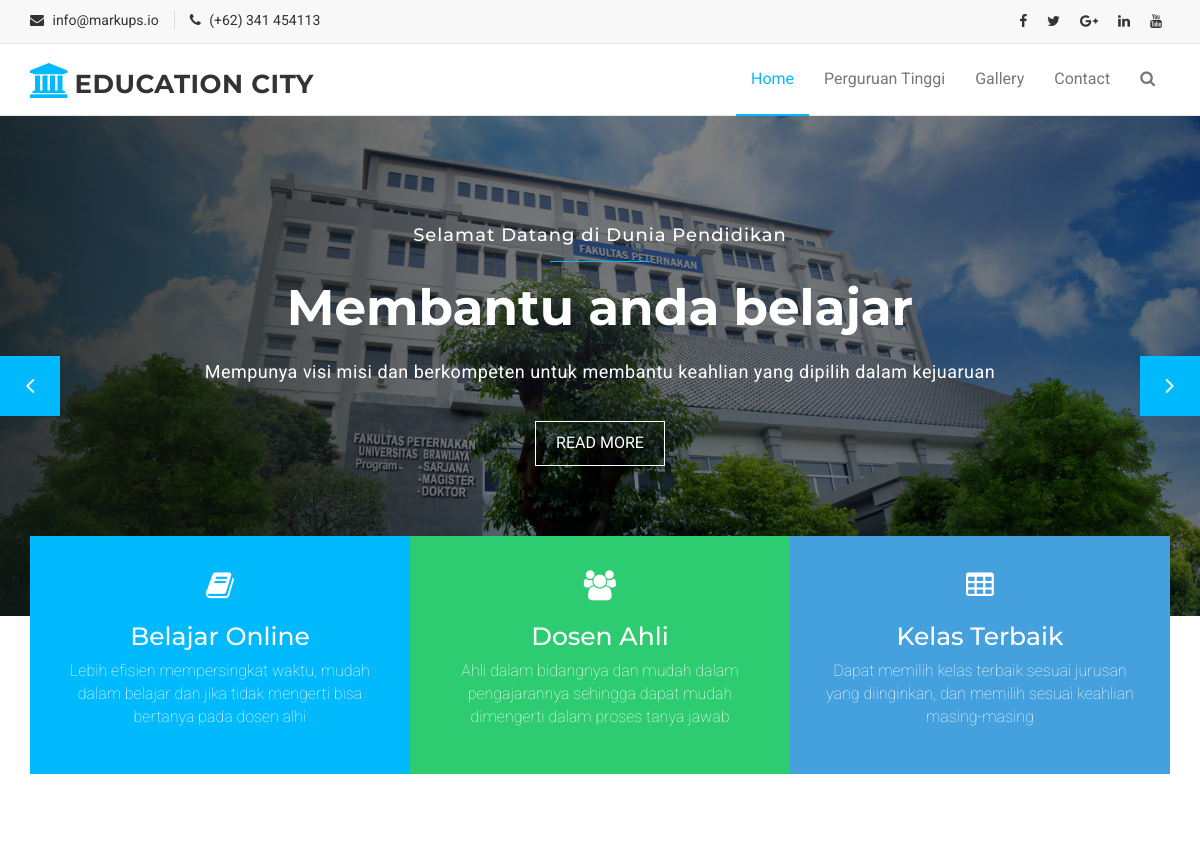
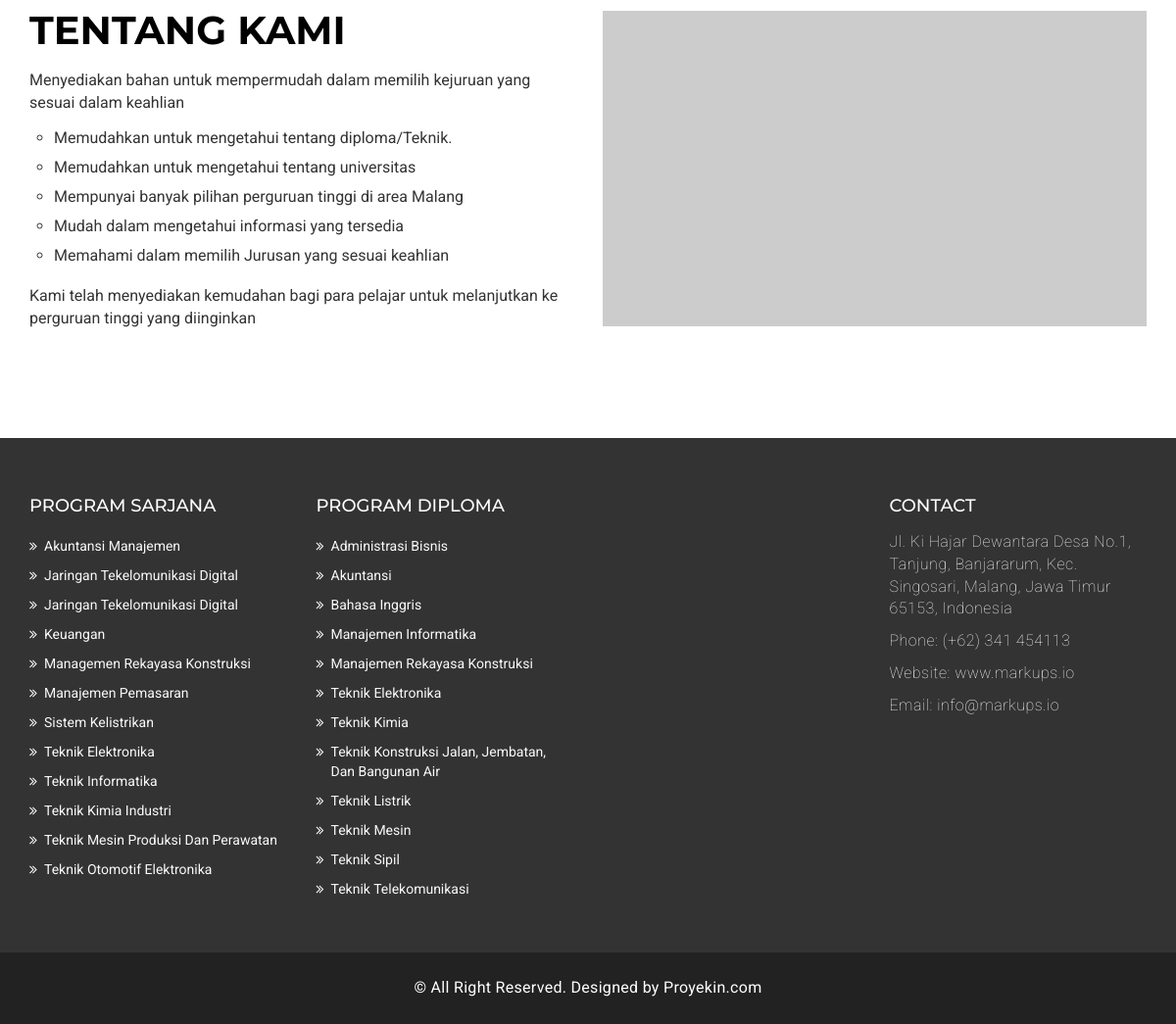
The page / on the database its author committed (2 pictures, top to bottom).
### tables this page shows
CREATE TABLE `program_studi` (
  `id` int(11) NOT NULL,
  `nama_program_studi` varchar(100) NOT NULL,
  `tingkat` varchar(50) NOT NULL
);

### index.php (the view, shortened to what this page needs)
<!DOCTYPE html>
<html lang="en">
  <head>
    <link href="assets/css/font-awesome.css" rel="stylesheet">
    <link href="assets/css/bootstrap.css" rel="stylesheet">
    <link rel="stylesheet" type="text/css" href="assets/css/slick.css">
    <link rel="stylesheet" href="assets/css/jquery.fancybox.css" type="text/css" media="screen" />
    <link id="switcher" href="assets/css/theme-color/default-theme.css" rel="stylesheet">
    <link href="assets/css/style.css" rel="stylesheet">
  </head>
  <body>
  <header id="mu-header">
    <div class="container">
      <div class="row">
        <div class="col-lg-12 col-md-12">
          <div class="mu-header-area">
            <div class="row">
              <div class="col-lg-6 col-md-6 col-sm-6 col-xs-6">
                <div class="mu-header-top-left">
                  <div class="mu-top-email">
                    <i class="fa fa-envelope"></i>
                    <span>info@markups.io</span>
                  </div>
                  <div class="mu-top-phone">
                    <i class="fa fa-phone"></i>
                    <span>(+62) 341 454113</span>
                  </div>
                </div>
              </div>
              <div class="col-lg-6 col-md-6 col-sm-6 col-xs-6">
                <div class="mu-header-top-right">
                  <nav>
                    <ul class="mu-top-social-nav">
                      <li><a href="#"><span class="fa fa-facebook"></span></a></li>
                      <li><a href="#"><span class="fa fa-twitter"></span></a></li>
                      <li><a href="#"><span class="fa fa-google-plus"></span></a></li>
                      <li><a href="#"><span class="fa fa-linkedin"></span></a></li>
                      <li><a href="#"><span class="fa fa-youtube"></span></a></li>
                    </ul>
                  </nav>
                </div>
              </div>
            </div>
          </div>
        </div>
      </div>
    </div>
  </header>
  <section id="mu-menu">
    <nav class="navbar navbar-default" role="navigation">
      <div class="container">
        <div class="navbar-header">
          <a class="navbar-brand" href="#"><i class="fa fa-university"></i><span>Education City</span></a>
        </div>
        <div id="navbar" class="navbar-collapse collapse">
          <ul id="top-menu" class="nav navbar-nav navbar-right main-nav">
            <li class="active"><a href="#">Home</a></li>
            <li>
              <a href="campus-list.php" class="active">Perguruan Tinggi</a>
            </li>
            <li><a href="gallery.html">Gallery</a></li>
            <li><a href="contact.html">Contact</a></li>
            <li><a href="#" id="mu-search-icon"><i class="fa fa-search"></i></a></li>
          </ul>
        </div>
      </div>
    </nav>
  </section>
  <section id="mu-slider">
    <div class="mu-slider-single">
      <div class="mu-slider-img">
        <figure>
          <img src="assets/img/brawi1.jpg" alt="img">
        </figure>
      </div>
      <div class="mu-slider-content">
        <h4>Selamat Datang di Dunia Pendidikan</h4>
        <span></span>
        <h2>Membantu anda belajar</h2>
        <p>Mempunya visi misi dan berkompeten untuk membantu keahlian yang dipilih dalam kejuaruan</p>
        <a href="#" class="mu-read-more-btn">Read More</a>
      </div>
    </div>
  </section>
  <section id="mu-service">
    <div class="container">
      <div class="row">
        <div class="col-lg-12 col-md-12">
          <div class="mu-service-area">
            <div class="mu-service-single">
              <span class="fa fa-book"></span>
              <h3>Belajar Online</h3>
              <p>Lebih efisien mempersingkat waktu, mudah dalam belajar dan jika tidak mengerti bisa bertanya pada dosen alhi </p>
            </div>
            <div class="mu-service-single">
              <span class="fa fa-users"></span>
              <h3>Dosen Ahli</h3>
              <p>Ahli dalam bidangnya dan mudah dalam pengajarannya sehingga dapat mudah dimengerti dalam proses tanya jawab</p>
            </div>
            <div class="mu-service-single">
              <span class="fa fa-table"></span>
              <h3>Kelas Terbaik</h3>
              <p>Dapat memilih kelas terbaik sesuai jurusan yang diinginkan, dan memilih sesuai keahlian masing-masing</p>
            </div>
          </div>
        </div>
      </div>
    </div>
  </section>
  <section id="mu-about-us">
    <div class="container">
      <div class="row">
        <div class="col-md-12">
          <div class="mu-about-us-area">
            <div class="row">
              <div class="col-lg-6 col-md-6">
                <div class="mu-about-us-left">
                  <div class="mu-title">
                    <h2>Tentang Kami</h2>
                  </div>
                  <p>Menyediakan bahan untuk mempermudah dalam memilih kejuruan yang sesuai dalam keahlian</p>
                  <ul>
                    <li>Memudahkan untuk mengetahui tentang diploma/Teknik.</li>
                    <li>Memudahkan untuk mengetahui tentang universitas</li>
                    <li>Mempunyai banyak pilihan perguruan tinggi di area Malang</li>
                    <li>Mudah dalam mengetahui informasi yang tersedia</li>
                    <li>Memahami dalam memilih Jurusan yang sesuai keahlian</li>
                  </ul>
                  <p>Kami telah menyediakan kemudahan bagi para pelajar untuk melanjutkan ke perguruan tinggi yang diinginkan</p>
                </div>
              </div>
              <div class="col-lg-6 col-md-6">
                <div class="mu-about-us-right">
                  <iframe width="560" height="315" src="https://www.youtube.com/embed/ygz4ZWo72YY" frameborder="0" allow="accelerometer; autoplay; encrypted-media; gyroscope; picture-in-picture" allowfullscreen>
                  </iframe>
                </div>
              </div>
            </div>
          </div>
        </div>
      </div>
    </div>
  </section>
  <footer id="mu-footer">
    <div class="mu-footer-top">
      <div class="container">
        <div class="mu-footer-top-area">
          <div class="row">
            <div class="col-lg-3 col-md-3 col-sm-3">
              <div class="mu-footer-widget">
                <h4>Program Sarjana</h4>
                <?php
                require_once "db_connection/konek.php";
                $query = mysqli_query($con, "SELECT nama_program_studi FROM program_studi WHERE tingkat = 'Sarjana' ORDER BY nama_program_studi ASC");
                while ($hasil = mysqli_fetch_array($query)) { ?>
                <ul>
                  <li><a href="#"><?php echo $hasil['nama_program_studi']?></a></li>
                </ul>
                <?php } ?>
              </div>
            </div>
            <div class="col-lg-3 col-md-3 col-sm-3">
              <div class="mu-footer-widget">
                <h4>Program Diploma</h4>
                <?php
                require_once "db_connection/konek.php";
                $query = mysqli_query($con, "SELECT nama_program_studi FROM program_studi WHERE tingkat = 'Diploma' ORDER BY nama_program_studi ASC");
                while ($hasil = mysqli_fetch_array($query)) { ?>
                <ul>
                  <li><a href="#"><?php echo $hasil['nama_program_studi']?></a></li>
                </ul>
                <?php } ?>
              </div>
            </div>
            <div class="col-lg-3 col-md-3 col-sm-3">
            </div>
            <div class="col-lg-3 col-md-3 col-sm-3">
              <div class="mu-footer-widget">
                <h4>Contact</h4>
                <address>
                  <p>Jl. Ki Hajar Dewantara Desa No.1, Tanjung, Banjararum, Kec. Singosari, Malang, Jawa Timur 65153, Indonesia</p>
                  <p>Phone: (+62) 341 454113 </p>
                  <p>Website: www.markups.io</p>
                  <p>Email: info@markups.io</p>
                </address>
              </div>
            </div>
          </div>
        </div>
      </div>
    </div>
    <div class="mu-footer-bottom">
      <div class="container">
        <div class="mu-footer-bottom-area">
          <p>&copy; All Right Reserved. Designed by <a href="" rel="nofollow">Proyekin.com</a></p>
        </div>
      </div>
    </div>
  </footer>
  </body>
</html>

### assets/css/theme-color/default-theme.css (style rules this page uses)
#mu-menu .navbar-header .navbar-brand i { color: #01bafd; }
#mu-menu .navbar-default .navbar-nav > .active > a, #mu-menu .navbar-default .navbar-nav > .active > a:hover, #mu-menu .navbar-default .navbar-nav > .active > a:focus { color: #01bafd; border-bottom: 2px solid #01bafd; background-color: transparent; }
#mu-slider .mu-slider-single .mu-slider-content span { background-color: #01bafd; }

### rows shown on the page
program_studi: nama_program_studi "Akuntansi Manajemen"
program_studi: nama_program_studi "Jaringan Tekelomunikasi Digital"
program_studi: nama_program_studi "Jaringan Tekelomunikasi Digital"
program_studi: nama_program_studi "Keuangan"
program_studi: nama_program_studi "Managemen Rekayasa Konstruksi"
program_studi: nama_program_studi "Manajemen Pemasaran"
program_studi: nama_program_studi "Sistem Kelistrikan"
program_studi: nama_program_studi "Teknik Elektronika"
program_studi: nama_program_studi "Teknik Informatika"
program_studi: nama_program_studi "Teknik Kimia Industri"
program_studi: nama_program_studi "Teknik Mesin Produksi Dan Perawatan"
program_studi: nama_program_studi "Teknik Otomotif Elektronika"
program_studi: nama_program_studi "Administrasi Bisnis"
program_studi: nama_program_studi "Akuntansi"
program_studi: nama_program_studi "Bahasa Inggris"
program_studi: nama_program_studi "Manajemen Informatika"
program_studi: nama_program_studi "Manajemen Rekayasa Konstruksi"
program_studi: nama_program_studi "Teknik Elektronika"
program_studi: nama_program_studi "Teknik Kimia"
program_studi: nama_program_studi "Teknik Konstruksi Jalan, Jembatan, Dan Bangunan Air"
program_studi: nama_program_studi "Teknik Listrik"
program_studi: nama_program_studi "Teknik Mesin"
program_studi: nama_program_studi "Teknik Sipil"
program_studi: nama_program_studi "Teknik Telekomunikasi"
